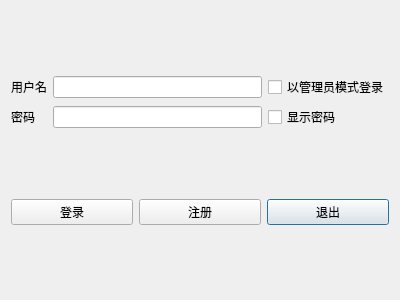
<?xml version="1.0" encoding="UTF-8"?>
<ui version="4.0">
 <class>loginDialog</class>
 <widget class="QDialog" name="loginDialog">
  <property name="geometry">
   <rect>
    <x>0</x>
    <y>0</y>
    <width>400</width>
    <height>300</height>
   </rect>
  </property>
  <property name="windowTitle">
   <string>老铁去哪</string>
  </property>
  <property name="windowIcon">
   <iconset resource="res.qrc">
    <normaloff>:/new/prefix1/logo.ico</normaloff>:/new/prefix1/logo.ico</iconset>
  </property>
  <layout class="QGridLayout" name="gridLayout_3">
   <item row="0" column="0">
    <layout class="QVBoxLayout" name="verticalLayout_2">
     <item>
      <widget class="QLabel" name="label">
       <property name="text">
        <string>用户名</string>
       </property>
      </widget>
     </item>
     <item>
      <widget class="QLabel" name="label_2">
       <property name="text">
        <string>密码</string>
       </property>
      </widget>
     </item>
    </layout>
   </item>
   <item row="0" column="1">
    <layout class="QGridLayout" name="gridLayout">
     <item row="2" column="1">
      <widget class="QCheckBox" name="checkBox">
       <property name="text">
        <string>显示密码</string>
       </property>
      </widget>
     </item>
     <item row="2" column="0">
      <widget class="QLineEdit" name="pwd">
       <property name="echoMode">
        <enum>QLineEdit::Password</enum>
       </property>
      </widget>
     </item>
     <item row="0" column="0">
      <widget class="QLineEdit" name="usr"/>
     </item>
     <item row="0" column="1">
      <widget class="QCheckBox" name="checkBox_2">
       <property name="text">
        <string>以管理员模式登录</string>
       </property>
      </widget>
     </item>
    </layout>
   </item>
   <item row="3" column="0" colspan="2">
    <layout class="QGridLayout" name="gridLayout_2">
     <item row="1" column="2">
      <widget class="QPushButton" name="exit">
       <property name="text">
        <string>退出</string>
       </property>
      </widget>
     </item>
     <item row="1" column="1">
      <widget class="QPushButton" name="reg">
       <property name="text">
        <string>注册</string>
       </property>
      </widget>
     </item>
     <item row="1" column="0">
      <widget class="QPushButton" name="login">
       <property name="text">
        <string>登录</string>
       </property>
      </widget>
     </item>
    </layout>
   </item>
  </layout>
 </widget>
 <resources>
  <include location="res.qrc"/>
 </resources>
 <connections>
  <connection>
   <sender>exit</sender>
   <signal>clicked()</signal>
   <receiver>loginDialog</receiver>
   <slot>close()</slot>
   <hints>
    <hint type="sourcelabel">
     <x>337</x>
     <y>219</y>
    </hint>
    <hint type="destinationlabel">
     <x>340</x>
     <y>245</y>
    </hint>
   </hints>
  </connection>
 </connections>
</ui>
